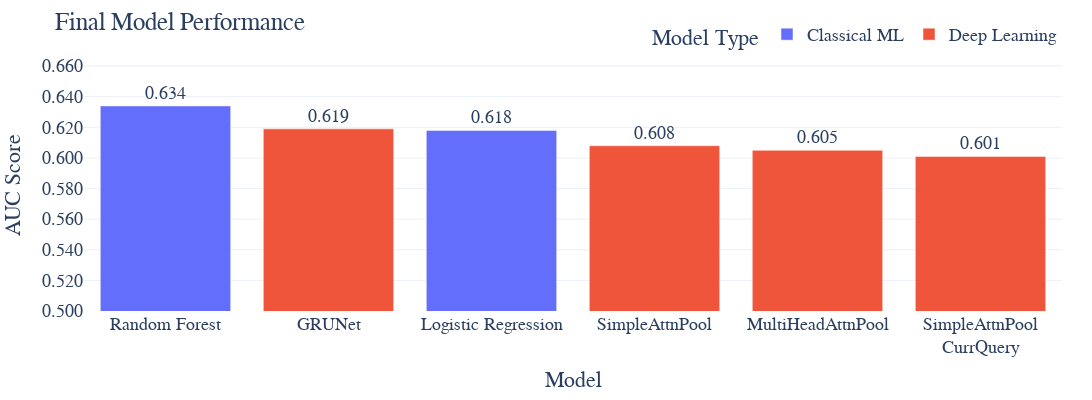

The notebook cell this image was saved under:
### Code cell
fig = px.bar(
    df,
    x="model",
    y="auc_last_events",
    color="type",
    labels={"model": "Model", "auc_last_events": "AUC Score", "type": "Model Type"},
    title="Final Model Performance",
    width=1100,
    height=400,
    category_orders={"model": df["model"].tolist()},
)

fig.update_traces(
    texttemplate="%{y:.3f}",
    textposition="outside"
)

fig.update_yaxes(
    range=[0.5, df["auc_last_events"].max() + 0.03],
    tickformat=".3f",       # 3 decimal places
    dtick=0.02,            # spacing between ticks
)

# general layout adjustments
fig.update_layout(
    template="plotly_white",
    #title=dict(x=0.5, xanchor="center"),  # center title
    xaxis_title="Model",
    yaxis_title="AUC Score",
    font=dict(family="Arial", size=18),
    plot_bgcolor="rgba(0,0,0,0)",
    margin=dict(t=60, b=60, l=60, r=30),
    legend=dict(
        title="Model Type",
        orientation="h",
        font=dict(size=18),
        yanchor="bottom",
        y=1.02,
        xanchor="right",
        x=1
    )
)

fig.update_xaxes(
    tickangle=0,
    automargin=True
)

### Figure 1 — Plotly figure (JSON) as saved in the notebook; plotly's stock layout.template omitted (floating-point values rounded to 4 significant figures)
{"data": [{"hovertemplate": "Model Type=Classical ML<br>Model=%{x}<br>AUC Score=%{y}<extra></extra>", "legendgroup": "Classical ML", "marker": {"color": "#636efa", "pattern": {"shape": ""}}, "name": "Classical ML", "orientation": "v", "showlegend": true, "textposition": "outside", "texttemplate": "%{y:.3f}", "type": "bar", "x": ["Random Forest", "Logistic Regression"], "xaxis": "x", "y": [0.634, 0.618], "yaxis": "y"}, {"hovertemplate": "Model Type=Deep Learning<br>Model=%{x}<br>AUC Score=%{y}<extra></extra>", "legendgroup": "Deep Learning", "marker": {"color": "#EF553B", "pattern": {"shape": ""}}, "name": "Deep Learning", "orientation": "v", "showlegend": true, "textposition": "outside", "texttemplate": "%{y:.3f}", "type": "bar", "x": ["GRUNet", "SimpleAttnPool", "MultiHeadAttnPool", "SimpleAttnPool<br>CurrQuery"], "xaxis": "x", "y": [0.619, 0.608, 0.605, 0.601], "yaxis": "y"}], "layout": {"barmode": "relative", "font": {"family": "Arial", "size": 18}, "height": 400, "legend": {"font": {"size": 18}, "orientation": "h", "title": {"text": "Model Type"}, "tracegroupgap": 0, "x": 1, "xanchor": "right", "y": 1.02, "yanchor": "bottom"}, "margin": {"b": 60, "l": 60, "r": 30, "t": 60}, "plot_bgcolor": "rgba(0,0,0,0)", "title": {"text": "Final Model Performance"}, "width": 1100, "xaxis": {"anchor": "y", "automargin": true, "categoryarray": ["Random Forest", "GRUNet", "Logistic Regression", "SimpleAttnPool", "MultiHeadAttnPool", "SimpleAttnPool<br>CurrQuery"], "categoryorder": "array", "domain": [0, 1], "tickangle": 0, "title": {"text": "Model"}}, "yaxis": {"anchor": "x", "domain": [0, 1], "dtick": 0.02, "range": [0.5, 0.664], "tickformat": ".3f", "title": {"text": "AUC Score"}}}}
